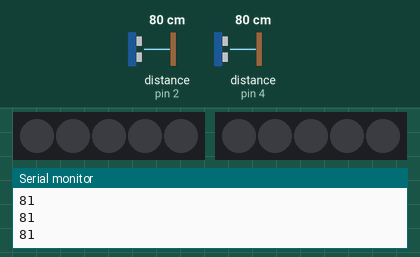
This sketch was run on a simulated Arduino Uno, built with avr-gcc and run on an emulated ATmega328P. On the bench: 2 × 5 RGB LEDs in strip order, left to right, the last lines printed to the serial monitor. Inputs (shaded band) come from the test bench; at power-on: distance to the obstacle (sensors on pin 2, pin 4) 80 cm. The echo pulse lasts 58.3 µs per cm.

Above: at 1.2 s.
1.3 s: distance to the obstacle (sensor on pin 2) set to 11 cm
2.8 s: distance to the obstacle (sensor on pin 2) set to 8 cm
At 4.0 s:
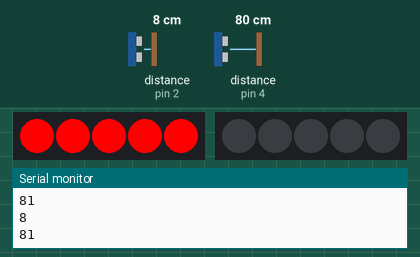
4.3 s: distance to the obstacle (sensor on pin 4) set to 11 cm
5.8 s: distance to the obstacle (sensor on pin 4) set to 8 cm
At 7.0 s:
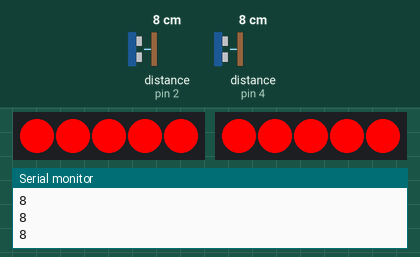
7.3 s: distance to the obstacle (sensor on pin 4) set to 18 cm
At 8.5 s:
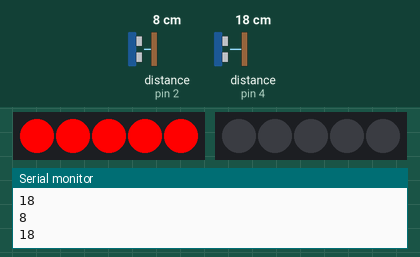
8.8 s: distance to the obstacle (sensor on pin 4) set to 2 cm
At 9.3 s:
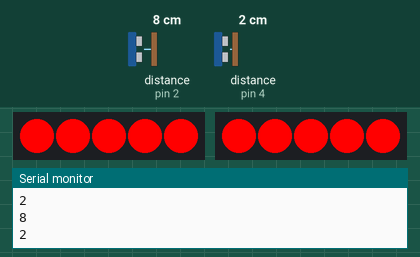
Timing chart, 0 to 11.3 s (numbered marks = the images above; inputs shaded):
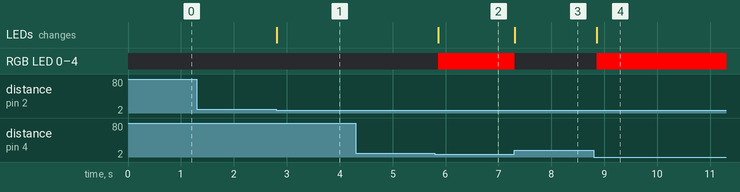

The sketch:

SMS.ino
```cpp
#include <FastLED.h>
#include <NewPing.h>

#define TRIG_LEFT 3
#define ECHO_LEFT 2
#define TRIG_RIGHT 5
#define ECHO_RIGHT 4

#define LED_RIGHT 6
#define NUM_LEDS1 5
#define LED_LEFT 7
#define NUM_LEDS2 5

CRGB leds1[NUM_LEDS1];
CRGB leds2[NUM_LEDS2];

NewPing sonarLeft(TRIG_LEFT, ECHO_LEFT, 200);  // 왼쪽 소나
NewPing sonarRight(TRIG_RIGHT, ECHO_RIGHT, 200); // 오른쪽 소나

void setup() {
  FastLED.addLeds<WS2812, LED_RIGHT, GRB>(leds1, NUM_LEDS1);
  FastLED.addLeds<WS2812, LED_LEFT, GRB>(leds2, NUM_LEDS2);

  Serial.begin(9600);
  pinMode(LED_RIGHT, OUTPUT);
  pinMode(LED_LEFT, OUTPUT);
  digitalWrite(LED_RIGHT, LOW);

  // 모든 LED 끄기
  turnOffLEDs();
}

void loop() {
  int leftDistance = sonarLeft.ping_cm();   // 왼쪽 센서로부터 거리 측정
  int rightDistance = sonarRight.ping_cm(); // 오른쪽 센서로부터 거리 측정
  Serial.println(leftDistance);
  Serial.println(rightDistance);
  if (leftDistance < 10 && rightDistance < 10) {
    // 왼쪽과 오른쪽 모두에 물체가 가까이 있을 경우
    turnOnBothLEDs();
  } else if (leftDistance < 10) {
    // 왼쪽에 물체가 가까이 있을 경우
    turnOnLeftLEDs();
  } else if (rightDistance < 10) {
    // 오른쪽에 물체가 가까이 있을 경우
    turnOnRightLEDs();
  } else {
    // 물체가 가까이 있지 않을 경우
    turnOffLEDs();
  }
  delay(100); // 측정 주기를 조절할 수 있습니다.
}

void turnOffLEDs() {
  turnOffLeftLEDs();
  turnOffRightLEDs();
}

void turnOnLeftLEDs() {
  // 왼쪽 LED를 빨간색으로 설정
  for (int i = 0; i < NUM_LEDS1; i++) {
    leds1[i] = CRGB(255, 0, 0);  // 빨간색 (R: 255, G: 0, B: 0)
  }

  // 오른쪽 LED는 꺼진 상태로 유지
  for (int i = 0; i < NUM_LEDS2; i++) {
    leds2[i] = CRGB(0, 0, 0);  // 꺼진 상태 (검정색)
  }

  FastLED.show();  // LED 상태 업데이트
}

void turnOffLeftLEDs() {
  // 왼쪽 LED를 끄는 코드를 추가합니다.
  for (int i = 0; i < NUM_LEDS1; i++) {
    leds1[i] = CRGB(0, 0, 0);  // 왼쪽 LED를 꺼진 상태로 설정합니다. (검정색)
  }
  FastLED.show();  // LED 상태 업데이트
}

void turnOnRightLEDs() {
  // 오른쪽 LED를 빨간색으로 켜는 코드를 추가합니다.
  for (int i = 0; i < NUM_LEDS2; i++) {
    leds2[i] = CRGB(255, 0, 0);  // 빨간색으로 설정합니다.
  }
  FastLED.show();  // LED 상태 업데이트
}

void turnOffRightLEDs() {
  // 오른쪽 LED를 끄는 코드를 추가합니다.
  for (int i = 0; i < NUM_LEDS2; i++) {
    leds2[i] = CRGB(0, 0, 0);  // 오른쪽 LED를 꺼진 상태로 설정합니다. (검정색)
  }
  FastLED.show();  // LED 상태 업데이트
}

void turnOnBothLEDs() {
  // 왼쪽과 오른쪽 LED를 모두 빨간색으로 켜는 코드를 추가합니다.
  for (int i = 0; i < NUM_LEDS1; i++) {
    leds1[i] = CRGB(255, 0, 0);  // 왼쪽 LED를 빨간색으로 설정합니다.
  }
  for (int i = 0; i < NUM_LEDS2; i++) {
    leds2[i] = CRGB(255, 0, 0);  // 오른쪽 LED를 빨간색으로 설정합니다.
  }
  FastLED.show();  // LED 상태 업데이트
}
```

Measured:
- the behaviour switches between 10 and 9 cm on distance to the obstacle (sensor on pin 2) (found by bisection; images 0 and 1)
- the behaviour switches between 10 and 9 cm on distance to the obstacle (sensor on pin 4) (found by bisection; images 1 and 2)
- after the input at 2.8 s, the LEDs: change at once (image 1)
- after the input at 5.8 s, RGB LED 0–4: off → RGB(255, 0, 0) after 0.06 s; the LEDs: change after 0.06 s (image 2)
- after the input at 7.3 s, RGB LED 0–4: RGB(255, 0, 0) → off at once; the LEDs: change at once (image 3)
- after the input at 8.8 s, RGB LED 0–4: off → RGB(255, 0, 0) after 0.06 s; the LEDs: change after 0.06 s (image 4)
